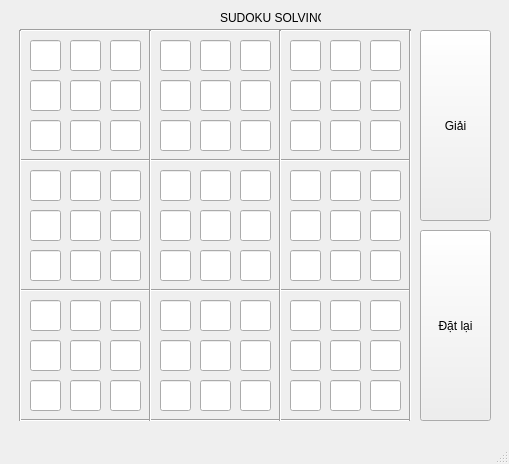
<?xml version="1.0" encoding="UTF-8"?>
<ui version="4.0">
 <class>MainWindow</class>
 <widget class="QMainWindow" name="MainWindow">
  <property name="geometry">
   <rect>
    <x>0</x>
    <y>0</y>
    <width>509</width>
    <height>464</height>
   </rect>
  </property>
  <property name="windowTitle">
   <string>MainWindow</string>
  </property>
  <widget class="QWidget" name="centralwidget">
   <widget class="QLabel" name="label">
    <property name="geometry">
     <rect>
      <x>220</x>
      <y>10</y>
      <width>101</width>
      <height>16</height>
     </rect>
    </property>
    <property name="text">
     <string>SUDOKU SOLVING</string>
    </property>
   </widget>
   <widget class="QLineEdit" name="n0_0">
    <property name="geometry">
     <rect>
      <x>30</x>
      <y>40</y>
      <width>31</width>
      <height>31</height>
     </rect>
    </property>
   </widget>
   <widget class="QLineEdit" name="n0_1">
    <property name="geometry">
     <rect>
      <x>70</x>
      <y>40</y>
      <width>31</width>
      <height>31</height>
     </rect>
    </property>
   </widget>
   <widget class="QLineEdit" name="n0_2">
    <property name="geometry">
     <rect>
      <x>110</x>
      <y>40</y>
      <width>31</width>
      <height>31</height>
     </rect>
    </property>
   </widget>
   <widget class="QLineEdit" name="n0_3">
    <property name="geometry">
     <rect>
      <x>160</x>
      <y>40</y>
      <width>31</width>
      <height>31</height>
     </rect>
    </property>
   </widget>
   <widget class="QLineEdit" name="n0_4">
    <property name="geometry">
     <rect>
      <x>200</x>
      <y>40</y>
      <width>31</width>
      <height>31</height>
     </rect>
    </property>
   </widget>
   <widget class="QLineEdit" name="n0_5">
    <property name="geometry">
     <rect>
      <x>240</x>
      <y>40</y>
      <width>31</width>
      <height>31</height>
     </rect>
    </property>
   </widget>
   <widget class="QLineEdit" name="n0_6">
    <property name="geometry">
     <rect>
      <x>290</x>
      <y>40</y>
      <width>31</width>
      <height>31</height>
     </rect>
    </property>
   </widget>
   <widget class="QLineEdit" name="n0_7">
    <property name="geometry">
     <rect>
      <x>330</x>
      <y>40</y>
      <width>31</width>
      <height>31</height>
     </rect>
    </property>
   </widget>
   <widget class="QLineEdit" name="n0_8">
    <property name="geometry">
     <rect>
      <x>370</x>
      <y>40</y>
      <width>31</width>
      <height>31</height>
     </rect>
    </property>
   </widget>
   <widget class="QLineEdit" name="n1_0">
    <property name="geometry">
     <rect>
      <x>30</x>
      <y>80</y>
      <width>31</width>
      <height>31</height>
     </rect>
    </property>
   </widget>
   <widget class="QLineEdit" name="n1_1">
    <property name="geometry">
     <rect>
      <x>70</x>
      <y>80</y>
      <width>31</width>
      <height>31</height>
     </rect>
    </property>
   </widget>
   <widget class="QLineEdit" name="n1_2">
    <property name="geometry">
     <rect>
      <x>110</x>
      <y>80</y>
      <width>31</width>
      <height>31</height>
     </rect>
    </property>
   </widget>
   <widget class="QLineEdit" name="n1_3">
    <property name="geometry">
     <rect>
      <x>160</x>
      <y>80</y>
      <width>31</width>
      <height>31</height>
     </rect>
    </property>
   </widget>
   <widget class="QLineEdit" name="n1_4">
    <property name="geometry">
     <rect>
      <x>200</x>
      <y>80</y>
      <width>31</width>
      <height>31</height>
     </rect>
    </property>
   </widget>
   <widget class="QLineEdit" name="n1_5">
    <property name="geometry">
     <rect>
      <x>240</x>
      <y>80</y>
      <width>31</width>
      <height>31</height>
     </rect>
    </property>
   </widget>
   <widget class="QLineEdit" name="n1_6">
    <property name="geometry">
     <rect>
      <x>290</x>
      <y>80</y>
      <width>31</width>
      <height>31</height>
     </rect>
    </property>
   </widget>
   <widget class="QLineEdit" name="n1_7">
    <property name="geometry">
     <rect>
      <x>330</x>
      <y>80</y>
      <width>31</width>
      <height>31</height>
     </rect>
    </property>
   </widget>
   <widget class="QLineEdit" name="n1_8">
    <property name="geometry">
     <rect>
      <x>370</x>
      <y>80</y>
      <width>31</width>
      <height>31</height>
     </rect>
    </property>
   </widget>
   <widget class="QLineEdit" name="n2_0">
    <property name="geometry">
     <rect>
      <x>30</x>
      <y>120</y>
      <width>31</width>
      <height>31</height>
     </rect>
    </property>
   </widget>
   <widget class="QLineEdit" name="n2_1">
    <property name="geometry">
     <rect>
      <x>70</x>
      <y>120</y>
      <width>31</width>
      <height>31</height>
     </rect>
    </property>
   </widget>
   <widget class="QLineEdit" name="n2_2">
    <property name="geometry">
     <rect>
      <x>110</x>
      <y>120</y>
      <width>31</width>
      <height>31</height>
     </rect>
    </property>
   </widget>
   <widget class="QLineEdit" name="n2_3">
    <property name="geometry">
     <rect>
      <x>160</x>
      <y>120</y>
      <width>31</width>
      <height>31</height>
     </rect>
    </property>
   </widget>
   <widget class="QLineEdit" name="n2_4">
    <property name="geometry">
     <rect>
      <x>200</x>
      <y>120</y>
      <width>31</width>
      <height>31</height>
     </rect>
    </property>
   </widget>
   <widget class="QLineEdit" name="n2_5">
    <property name="geometry">
     <rect>
      <x>240</x>
      <y>120</y>
      <width>31</width>
      <height>31</height>
     </rect>
    </property>
   </widget>
   <widget class="QLineEdit" name="n2_6">
    <property name="geometry">
     <rect>
      <x>290</x>
      <y>120</y>
      <width>31</width>
      <height>31</height>
     </rect>
    </property>
   </widget>
   <widget class="QLineEdit" name="n2_7">
    <property name="geometry">
     <rect>
      <x>330</x>
      <y>120</y>
      <width>31</width>
      <height>31</height>
     </rect>
    </property>
   </widget>
   <widget class="QLineEdit" name="n2_8">
    <property name="geometry">
     <rect>
      <x>370</x>
      <y>120</y>
      <width>31</width>
      <height>31</height>
     </rect>
    </property>
   </widget>
   <widget class="QLineEdit" name="n3_0">
    <property name="geometry">
     <rect>
      <x>30</x>
      <y>170</y>
      <width>31</width>
      <height>31</height>
     </rect>
    </property>
   </widget>
   <widget class="QLineEdit" name="n3_1">
    <property name="geometry">
     <rect>
      <x>70</x>
      <y>170</y>
      <width>31</width>
      <height>31</height>
     </rect>
    </property>
   </widget>
   <widget class="QLineEdit" name="n3_2">
    <property name="geometry">
     <rect>
      <x>110</x>
      <y>170</y>
      <width>31</width>
      <height>31</height>
     </rect>
    </property>
   </widget>
   <widget class="QLineEdit" name="n3_3">
    <property name="geometry">
     <rect>
      <x>160</x>
      <y>170</y>
      <width>31</width>
      <height>31</height>
     </rect>
    </property>
   </widget>
   <widget class="QLineEdit" name="n3_4">
    <property name="geometry">
     <rect>
      <x>200</x>
      <y>170</y>
      <width>31</width>
      <height>31</height>
     </rect>
    </property>
   </widget>
   <widget class="QLineEdit" name="n3_5">
    <property name="geometry">
     <rect>
      <x>240</x>
      <y>170</y>
      <width>31</width>
      <height>31</height>
     </rect>
    </property>
   </widget>
   <widget class="QLineEdit" name="n3_6">
    <property name="geometry">
     <rect>
      <x>290</x>
      <y>170</y>
      <width>31</width>
      <height>31</height>
     </rect>
    </property>
   </widget>
   <widget class="QLineEdit" name="n3_7">
    <property name="geometry">
     <rect>
      <x>330</x>
      <y>170</y>
      <width>31</width>
      <height>31</height>
     </rect>
    </property>
   </widget>
   <widget class="QLineEdit" name="n3_8">
    <property name="geometry">
     <rect>
      <x>370</x>
      <y>170</y>
      <width>31</width>
      <height>31</height>
     </rect>
    </property>
   </widget>
   <widget class="QLineEdit" name="n4_0">
    <property name="geometry">
     <rect>
      <x>30</x>
      <y>210</y>
      <width>31</width>
      <height>31</height>
     </rect>
    </property>
   </widget>
   <widget class="QLineEdit" name="n4_1">
    <property name="geometry">
     <rect>
      <x>70</x>
      <y>210</y>
      <width>31</width>
      <height>31</height>
     </rect>
    </property>
   </widget>
   <widget class="QLineEdit" name="n4_2">
    <property name="geometry">
     <rect>
      <x>110</x>
      <y>210</y>
      <width>31</width>
      <height>31</height>
     </rect>
    </property>
   </widget>
   <widget class="QLineEdit" name="n4_3">
    <property name="geometry">
     <rect>
      <x>160</x>
      <y>210</y>
      <width>31</width>
      <height>31</height>
     </rect>
    </property>
   </widget>
   <widget class="QLineEdit" name="n4_4">
    <property name="geometry">
     <rect>
      <x>200</x>
      <y>210</y>
      <width>31</width>
      <height>31</height>
     </rect>
    </property>
   </widget>
   <widget class="QLineEdit" name="n4_5">
    <property name="geometry">
     <rect>
      <x>240</x>
      <y>210</y>
      <width>31</width>
      <height>31</height>
     </rect>
    </property>
   </widget>
   <widget class="QLineEdit" name="n4_6">
    <property name="geometry">
     <rect>
      <x>290</x>
      <y>210</y>
      <width>31</width>
      <height>31</height>
     </rect>
    </property>
   </widget>
   <widget class="QLineEdit" name="n4_7">
    <property name="geometry">
     <rect>
      <x>330</x>
      <y>210</y>
      <width>31</width>
      <height>31</height>
     </rect>
    </property>
   </widget>
   <widget class="QLineEdit" name="n4_8">
    <property name="geometry">
     <rect>
      <x>370</x>
      <y>210</y>
      <width>31</width>
      <height>31</height>
     </rect>
    </property>
   </widget>
   <widget class="QLineEdit" name="n5_0">
    <property name="geometry">
     <rect>
      <x>30</x>
      <y>250</y>
      <width>31</width>
      <height>31</height>
     </rect>
    </property>
   </widget>
   <widget class="QLineEdit" name="n5_1">
    <property name="geometry">
     <rect>
      <x>70</x>
      <y>250</y>
      <width>31</width>
      <height>31</height>
     </rect>
    </property>
   </widget>
   <widget class="QLineEdit" name="n5_2">
    <property name="geometry">
     <rect>
      <x>110</x>
      <y>250</y>
      <width>31</width>
      <height>31</height>
     </rect>
    </property>
   </widget>
   <widget class="QLineEdit" name="n5_3">
    <property name="geometry">
     <rect>
      <x>160</x>
      <y>250</y>
      <width>31</width>
      <height>31</height>
     </rect>
    </property>
   </widget>
   <widget class="QLineEdit" name="n5_4">
    <property name="geometry">
     <rect>
      <x>200</x>
      <y>250</y>
      <width>31</width>
      <height>31</height>
     </rect>
    </property>
   </widget>
   <widget class="QLineEdit" name="n5_5">
    <property name="geometry">
     <rect>
      <x>240</x>
      <y>250</y>
      <width>31</width>
      <height>31</height>
     </rect>
    </property>
   </widget>
   <widget class="QLineEdit" name="n5_6">
    <property name="geometry">
     <rect>
      <x>290</x>
      <y>250</y>
      <width>31</width>
      <height>31</height>
     </rect>
    </property>
   </widget>
   <widget class="QLineEdit" name="n5_7">
    <property name="geometry">
     <rect>
      <x>330</x>
      <y>250</y>
      <width>31</width>
      <height>31</height>
     </rect>
    </property>
   </widget>
   <widget class="QLineEdit" name="n5_8">
    <property name="geometry">
     <rect>
      <x>370</x>
      <y>250</y>
      <width>31</width>
      <height>31</height>
     </rect>
    </property>
   </widget>
   <widget class="QLineEdit" name="n6_0">
    <property name="geometry">
     <rect>
      <x>30</x>
      <y>300</y>
      <width>31</width>
      <height>31</height>
     </rect>
    </property>
   </widget>
   <widget class="QLineEdit" name="n6_1">
    <property name="geometry">
     <rect>
      <x>70</x>
      <y>300</y>
      <width>31</width>
      <height>31</height>
     </rect>
    </property>
   </widget>
   <widget class="QLineEdit" name="n6_2">
    <property name="geometry">
     <rect>
      <x>110</x>
      <y>300</y>
      <width>31</width>
      <height>31</height>
     </rect>
    </property>
   </widget>
   <widget class="QLineEdit" name="n6_3">
    <property name="geometry">
     <rect>
      <x>160</x>
      <y>300</y>
      <width>31</width>
      <height>31</height>
     </rect>
    </property>
   </widget>
   <widget class="QLineEdit" name="n6_4">
    <property name="geometry">
     <rect>
      <x>200</x>
      <y>300</y>
      <width>31</width>
      <height>31</height>
     </rect>
    </property>
   </widget>
   <widget class="QLineEdit" name="n6_5">
    <property name="geometry">
     <rect>
      <x>240</x>
      <y>300</y>
      <width>31</width>
      <height>31</height>
     </rect>
    </property>
   </widget>
   <widget class="QLineEdit" name="n6_6">
    <property name="geometry">
     <rect>
      <x>290</x>
      <y>300</y>
      <width>31</width>
      <height>31</height>
     </rect>
    </property>
   </widget>
   <widget class="QLineEdit" name="n6_7">
    <property name="geometry">
     <rect>
      <x>330</x>
      <y>300</y>
      <width>31</width>
      <height>31</height>
     </rect>
    </property>
   </widget>
   <widget class="QLineEdit" name="n6_8">
    <property name="geometry">
     <rect>
      <x>370</x>
      <y>300</y>
      <width>31</width>
      <height>31</height>
     </rect>
    </property>
   </widget>
   <widget class="QLineEdit" name="n7_0">
    <property name="geometry">
     <rect>
      <x>30</x>
      <y>340</y>
      <width>31</width>
      <height>31</height>
     </rect>
    </property>
   </widget>
   <widget class="QLineEdit" name="n7_1">
    <property name="geometry">
     <rect>
      <x>70</x>
      <y>340</y>
      <width>31</width>
      <height>31</height>
     </rect>
    </property>
   </widget>
   <widget class="QLineEdit" name="n7_2">
    <property name="geometry">
     <rect>
      <x>110</x>
      <y>340</y>
      <width>31</width>
      <height>31</height>
     </rect>
    </property>
   </widget>
   <widget class="QLineEdit" name="n7_3">
    <property name="geometry">
     <rect>
      <x>160</x>
      <y>340</y>
      <width>31</width>
      <height>31</height>
     </rect>
    </property>
   </widget>
   <widget class="QLineEdit" name="n7_4">
    <property name="geometry">
     <rect>
      <x>200</x>
      <y>340</y>
      <width>31</width>
      <height>31</height>
     </rect>
    </property>
   </widget>
   <widget class="QLineEdit" name="n7_5">
    <property name="geometry">
     <rect>
      <x>240</x>
      <y>340</y>
      <width>31</width>
      <height>31</height>
     </rect>
    </property>
   </widget>
   <widget class="QLineEdit" name="n7_6">
    <property name="geometry">
     <rect>
      <x>290</x>
      <y>340</y>
      <width>31</width>
      <height>31</height>
     </rect>
    </property>
   </widget>
   <widget class="QLineEdit" name="n7_7">
    <property name="geometry">
     <rect>
      <x>330</x>
      <y>340</y>
      <width>31</width>
      <height>31</height>
     </rect>
    </property>
   </widget>
   <widget class="QLineEdit" name="n7_8">
    <property name="geometry">
     <rect>
      <x>370</x>
      <y>340</y>
      <width>31</width>
      <height>31</height>
     </rect>
    </property>
   </widget>
   <widget class="QLineEdit" name="n8_0">
    <property name="geometry">
     <rect>
      <x>30</x>
      <y>380</y>
      <width>31</width>
      <height>31</height>
     </rect>
    </property>
   </widget>
   <widget class="QLineEdit" name="n8_1">
    <property name="geometry">
     <rect>
      <x>70</x>
      <y>380</y>
      <width>31</width>
      <height>31</height>
     </rect>
    </property>
   </widget>
   <widget class="QLineEdit" name="n8_2">
    <property name="geometry">
     <rect>
      <x>110</x>
      <y>380</y>
      <width>31</width>
      <height>31</height>
     </rect>
    </property>
   </widget>
   <widget class="QLineEdit" name="n8_3">
    <property name="geometry">
     <rect>
      <x>160</x>
      <y>380</y>
      <width>31</width>
      <height>31</height>
     </rect>
    </property>
   </widget>
   <widget class="QLineEdit" name="n8_4">
    <property name="geometry">
     <rect>
      <x>200</x>
      <y>380</y>
      <width>31</width>
      <height>31</height>
     </rect>
    </property>
   </widget>
   <widget class="QLineEdit" name="n8_5">
    <property name="geometry">
     <rect>
      <x>240</x>
      <y>380</y>
      <width>31</width>
      <height>31</height>
     </rect>
    </property>
   </widget>
   <widget class="QLineEdit" name="n8_6">
    <property name="geometry">
     <rect>
      <x>290</x>
      <y>380</y>
      <width>31</width>
      <height>31</height>
     </rect>
    </property>
   </widget>
   <widget class="QLineEdit" name="n8_7">
    <property name="geometry">
     <rect>
      <x>330</x>
      <y>380</y>
      <width>31</width>
      <height>31</height>
     </rect>
    </property>
   </widget>
   <widget class="QLineEdit" name="n8_8">
    <property name="geometry">
     <rect>
      <x>370</x>
      <y>380</y>
      <width>31</width>
      <height>31</height>
     </rect>
    </property>
   </widget>
   <widget class="Line" name="line">
    <property name="geometry">
     <rect>
      <x>20</x>
      <y>150</y>
      <width>391</width>
      <height>21</height>
     </rect>
    </property>
    <property name="orientation">
     <enum>Qt::Horizontal</enum>
    </property>
   </widget>
   <widget class="Line" name="line_2">
    <property name="geometry">
     <rect>
      <x>20</x>
      <y>280</y>
      <width>391</width>
      <height>21</height>
     </rect>
    </property>
    <property name="orientation">
     <enum>Qt::Horizontal</enum>
    </property>
   </widget>
   <widget class="Line" name="line_3">
    <property name="geometry">
     <rect>
      <x>20</x>
      <y>410</y>
      <width>391</width>
      <height>21</height>
     </rect>
    </property>
    <property name="orientation">
     <enum>Qt::Horizontal</enum>
    </property>
   </widget>
   <widget class="Line" name="line_4">
    <property name="geometry">
     <rect>
      <x>20</x>
      <y>20</y>
      <width>391</width>
      <height>21</height>
     </rect>
    </property>
    <property name="orientation">
     <enum>Qt::Horizontal</enum>
    </property>
   </widget>
   <widget class="Line" name="line_5">
    <property name="geometry">
     <rect>
      <x>140</x>
      <y>30</y>
      <width>20</width>
      <height>391</height>
     </rect>
    </property>
    <property name="orientation">
     <enum>Qt::Vertical</enum>
    </property>
   </widget>
   <widget class="Line" name="line_6">
    <property name="geometry">
     <rect>
      <x>270</x>
      <y>30</y>
      <width>20</width>
      <height>391</height>
     </rect>
    </property>
    <property name="orientation">
     <enum>Qt::Vertical</enum>
    </property>
   </widget>
   <widget class="Line" name="line_7">
    <property name="geometry">
     <rect>
      <x>400</x>
      <y>30</y>
      <width>20</width>
      <height>391</height>
     </rect>
    </property>
    <property name="orientation">
     <enum>Qt::Vertical</enum>
    </property>
   </widget>
   <widget class="Line" name="line_8">
    <property name="geometry">
     <rect>
      <x>10</x>
      <y>30</y>
      <width>20</width>
      <height>391</height>
     </rect>
    </property>
    <property name="orientation">
     <enum>Qt::Vertical</enum>
    </property>
   </widget>
   <widget class="QPushButton" name="reset">
    <property name="geometry">
     <rect>
      <x>420</x>
      <y>230</y>
      <width>71</width>
      <height>191</height>
     </rect>
    </property>
    <property name="text">
     <string>Đặt lại</string>
    </property>
   </widget>
   <widget class="QPushButton" name="solve">
    <property name="geometry">
     <rect>
      <x>420</x>
      <y>30</y>
      <width>71</width>
      <height>191</height>
     </rect>
    </property>
    <property name="text">
     <string>Giải</string>
    </property>
   </widget>
  </widget>
  <widget class="QMenuBar" name="menubar">
   <property name="geometry">
    <rect>
     <x>0</x>
     <y>0</y>
     <width>509</width>
     <height>22</height>
    </rect>
   </property>
  </widget>
  <widget class="QStatusBar" name="statusbar"/>
 </widget>
 <resources/>
 <connections/>
</ui>
